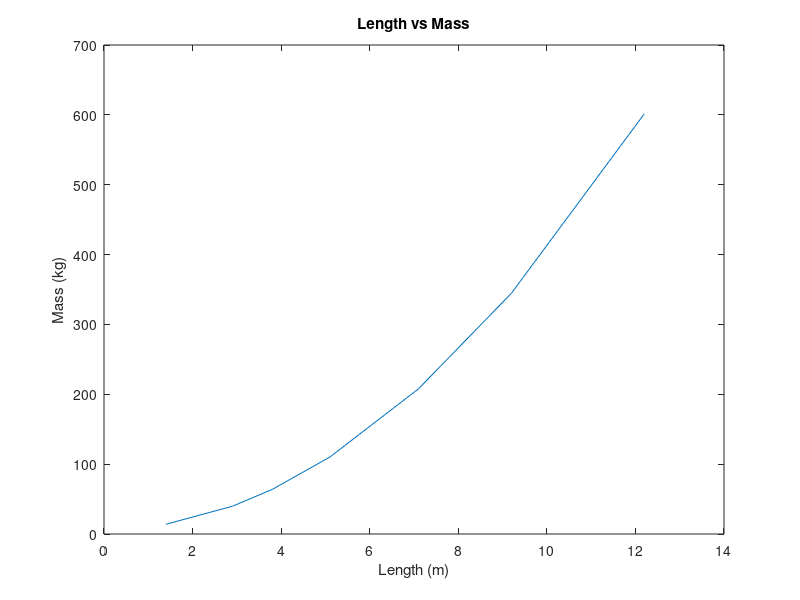

This figure's MATLAB source:
clc;
clear;
fprintf('Gage Farmer, Final Exam, M/W 10AM');


% Problem 4

Req = 1/((1/100)+(1/220)+(1/330));


% Problem 8b

k=29;
d=4800;
m=3.7*10^-4;
Y=(k*d*(m^2))/((4.23*10^-3)*(cosd(67)));


% Problem 9

D=[1.4 2.9 3.8 5.1 7.1 9.2 12.2];
Mass=[13.94 39.74 63.86 110.14 207.74 344.66 601.46];
plot(D, Mass);
xlabel('Length (m)');
ylabel('Mass (kg)');
title('Length vs Mass');


% Problem 10

p=polyfit(D, Mass, 2);
a=p(1)
b=p(2)
c=p(3)


% Problem 17

X=[-14 3.2 -30 15 22 56 39 16 -4.5 8 71]
X2=[];
for i=1:length(X)
    if (X(i) > 5) && (X(i) < 32)
        X2(end+1)=X(i);
    end
end
X2=sort(X2)


% Problem 18

Xsum=sum(X);
fprintf('Xsum = %.1f\n', Xsum);


% Extra Credit

J = [0 1 3 0 2 0 4 0 0 8 2];
K = [3 5 1];
J2 = nonzeros(J)
J = [];
for i=1:length(J2)
    J(end+1)=J2(i);
end
for i=1:length(K)
    J(end+1)=K(i);
end